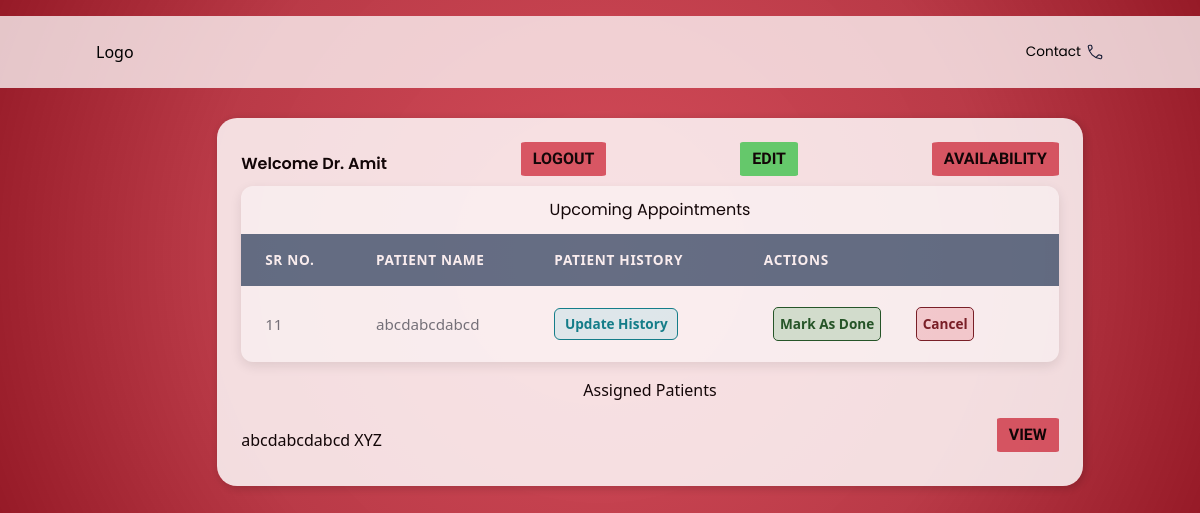
/doctor_dashboard/1, run on the app's committed database.
### models.py (models this page shows)
class Doctor(db.Model):
    DoctorID = db.Column(db.Integer, primary_key=True)
    FirstName = db.Column(db.String,nullable=False)
    LastName = db.Column(db.String,nullable=False)
    Username= db.Column(db.String, nullable=False)
    Password = db.Column(db.String, nullable=False)
    available=db.Column(db.String)
    Department = db.Column(db.String, db.ForeignKey('department.Department_name'), nullable=False)
    Position = db.Column(db.String)
    Experience = db.Column(db.Integer)
    Remarks = db.Column(db.String)
    photo = db.Column(db.String)
    appointments = db.relationship('Appointment', back_populates='doctor', cascade="all, delete")
    department_rel = db.relationship('Department', back_populates='doctors')

class Appointment(db.Model):
    AppointmentID = db.Column(db.Integer, primary_key=True)
    PatientID = db.Column(db.Integer, db.ForeignKey('patient.PatientID'), nullable=False)
    DoctorID = db.Column(db.Integer, db.ForeignKey('doctor.DoctorID'), nullable=False)
    Date=db.Column(db.Date)
    Time = db.Column(db.String)
    Purpose=db.Column(db.String)
    Status=db.Column(db.Enum("Booked","Completed","Cancelled"),
        nullable=False,
        default='Booked'
    )
    patient = db.relationship('Patient', back_populates='appointments')
    doctor = db.relationship('Doctor', back_populates='appointments')

class Patient(db.Model):
    PatientID = db.Column(db.Integer, primary_key=True)
    FirstName = db.Column(db.String,nullable=False)
    LastName = db.Column(db.String,nullable=False)
    Username= db.Column(db.String, nullable=False)
    Password = db.Column(db.String, nullable=False)
    appointments = db.relationship('Appointment', back_populates='patient', cascade="all, delete")
    histories = db.relationship('PatientHistory', back_populates='patient', cascade="all, delete")

### routes/doctor.py (the view)
@app.route('/doctor_dashboard/<int:doctorID>')
def doctor_dashboard(doctorID):
    doctor = Doctor.query.get(doctorID)
    appointments = Appointment.query.filter(
    Appointment.DoctorID == doctorID,
    Appointment.Status == "Booked"
    ).all()
    patient_map = {
        entry.PatientID: Patient.query.get(entry.PatientID)
        for entry in appointments
    }
    patient_ids = {appt.PatientID for appt in appointments}
    assigned_patients = Patient.query.filter(Patient.PatientID.in_(patient_ids)).all()
    return render_template("doctor_dashboard.html", doctor=doctor,appointments=appointments, patient_map=patient_map, assigned_patients=assigned_patients)

### templates/doctor_dashboard.html (shortened to what this page needs)
<!DOCTYPE html>
<html lang="en">
<head>
    <link rel="stylesheet" href="..\static\style.css">
    <script src="https://cdn.tailwindcss.com"></script>
</head>
<body>
    <header>
        <nav>
        <div class="logo">
            <h2>Logo</h2>
        </div>
        <div class="nav-icons">
            <ul>
            <li>Contact </li>
            </ul>
        </div>
        </nav>
    </header>
    <main>
        <div id="pageC">
            <div class="container">
                <div class="title">
                    <h3>Welcome Dr. {{ doctor.FirstName }}</h3>
                    <a href="{{ url_for('login') }}"><button class="logout">LOGOUT</button></a>
                    <a href="{{ url_for('edit_doctor', doctor_id=doctor.DoctorID) }}">
                            <button class="history">EDIT</button>
                    </a>
                    <a href="{{ url_for('doctor_availability', doctor_id=doctor.DoctorID) }}"><button class="logout">AVAILABILITY</button></a>
                </div>
                <div class="content">
                    <div class="appointments">
                        <h3>Upcoming Appointments</h3>
                        <table class="appointments-table">
                            <thead>
                                <tr>
                                    <th>Sr No.</th>
                                    <th>Patient Name</th>
                                    <th>Patient History</th>
                                    <th>Actions</th>
                                </tr>
                            </thead>
                        <tbody>
                            {% for appt in appointments %}
                                <tr>
                                    <td data-label="Sr No.">{{ appt.AppointmentID }}</td>
                                    <td data-label="Patient Name">{{ patient_map[appt.PatientID].FirstName }}</td>
                                    <td data-label="Patient History">
                                        <a href="{{ url_for('update_history', doctor_id=appt.DoctorID, patient_id=appt.PatientID) }}">
                                            Update History
                                        </a>
                                    </td>
                                    <td data-label="Actions">
                                        <a href="{{ url_for('complete_appointment', appt_id=appt.AppointmentID) }}"><button class="action-complete">Mark As Done</button></a>
                                        <a href="{{ url_for('cancel_doctor_appointment', appt_id=appt.AppointmentID) }}"><button class="action-cancel">Cancel</button></a>
                                    </td>
                                </tr>
                            {% else %}
                                <tr>
                                    <td colspan="4">No upcoming appointments</td>
                                </tr>
                            {% endfor %}
                        </tbody>
                        </table>
                    </div>
                    <div class="overview">
                        <h3>Assigned Patients</h3>
                    </div>
                    <div class="assigned-patients">
                        {% for patient in assigned_patients %}
                            <div class="patient-row flex justify-between items-center">
                                <span>{{ patient.FirstName }} {{ patient.LastName }}</span>
                                <a href="{{ url_for('view_patient_history', patient_id=patient.PatientID, doctorID=doctor.DoctorID) }}"><button class="logout">VIEW</button></a>
                            </div>
                        {% else %}
                            <p>No assigned patients</p>
                        {% endfor %}
                    </div>
                </div>
            </div>
        </div>
    </main>
</body>
</html>

### static/style.css (style rules this page uses)
* { margin: 0; padding: 0; }
body { background: radial-gradient( circle at center, #d03040db 0%, #b01e2ddf 60%, #961a27 100%); }
:root { --primary-color: #007bff; --secondary-color: #6c757d; --header-bg: #5a7188; --header-text: #ffffff; --row-bg-odd: #ffffff; --row-bg-even: #f8f9fa; --border-color: #dee2e6; }
nav { display: flex; align-items: center; justify-content: space-between; margin-top: 2vh; gap: 3vw; background-color: rgba(255, 255, 255, 0.75); padding: 3vh; padding-left: 8vw; padding-right: 8vw; }
.nav-icons ul { display: flex; list-style: none; gap: 2vw; }
.nav-icons li { display: flex; align-items: center; font-family: 'Poppins', sans-serif; font-size: 0.85em; cursor: pointer; gap: 5px; }
main { display: flex; justify-content: center; align-items: center; }
.container { background-color: rgba(255, 255, 255, 0.92); margin: 30px 50px; border-radius: 20px; opacity: 0.9; transition: box-shadow 0.3s ease; box-shadow: 2px 2px 10px rgba(0, 0, 0, 0.2); padding: 2vw; }
#pageC { transition: filter 0.3s ease; }
.title { display: flex; justify-content: space-between; align-items: center; font-family: 'Poppins', sans-serif; font-weight: 600; }
.logout { background-color: #d03040c9; border: none; border-radius: 5%; padding: 5px; padding-left: 1vw; padding-right: 1vw; cursor: pointer; transition: background-color 0.25s; margin-bottom: 10px; font-family: 'Baloo Bhai 2', 'Poppins', sans-serif; font-size: medium; font-weight: 600; }
.appointments { max-width: 1200px; margin: 0 auto; background-color: var(--row-bg-odd); border-radius: 12px; box-shadow: 0 4px 12px rgba(0, 0, 0, 0.1); overflow: hidden; }
.appointments-table { width: 100%; border-collapse: separate; border-spacing: 0; }
.appointments-table thead th { padding: 1rem 1.5rem; background-color: var(--header-bg); color: var(--header-text); font-weight: 600; text-align: left; text-transform: uppercase; font-size: 0.85rem; letter-spacing: 0.05em; }
.appointments-table tbody td { padding: 1rem 1.5rem; border-bottom: 1px solid var(--border-color); vertical-align: middle; font-size: 0.95rem; color: var(--secondary-color); }
.appointments-table tbody tr:last-child td { border-bottom: none; }
.appointments-table a { display: inline-block; margin-right: 0.75rem; padding: 0.3rem 0.6rem; border-radius: 6px; text-decoration: none; font-size: 0.85rem; font-weight: 600; transition: all 0.2s ease; text-align: center; }
.appointments-table td:nth-child(3) a { background-color: #e0f7fa; color: #00838f; border: 1px solid #00838f; }
.action-complete { background-color: #d4edda; color: #155724; border: 1px solid #155724; border-radius: 5px; padding: 0.7vh; }
.action-cancel { background-color: #f8d7da; color: #721c24; border: 1px solid #721c24; border-radius: 5px; padding: 0.7vh; }
.history { background-color: #30d04bc9; border: none; border-radius: 5%; padding: 5px; padding-left: 1vw; padding-right: 1vw; cursor: pointer; transition: background-color 0.25s; margin-bottom: 10px; font-family: 'Baloo Bhai 2', 'Poppins', sans-serif; font-size: medium; font-weight: 600; }
.appointments h3 { display: flex; align-items: center; justify-content: center; padding: 1.5vh; font-family: 'Poppins', sans-serif; }
.overview { display: flex; flex-direction: column; justify-content: center; align-items: center; padding: 1vh; margin: 1vh; }

### data on the page
Doctor: FirstName "Amit"
Appointment: AppointmentID "11", PatientID.FirstName "abcdabcdabcd"
Patient: FirstName "abcdabcdabcd", LastName "XYZ"
